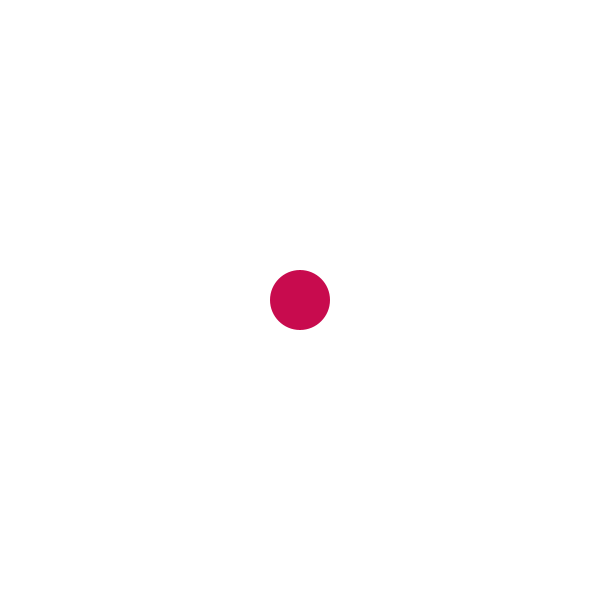
Frame 1 (no input)
Frame 60 (the mouse pressed at the canvas centre just before this capture): identical to frame 1, image omitted
Frame 120 (the mouse held since frame 60 and released just before this capture): identical to frame 1, image omitted

The Processing sketch that drew this single still picture (run headless with seeded random() and noise(); from frame 60 on, the mouse is pressed at the canvas centre):

// Processing sketch: day_08_01_distance
// ── day_08_01_distance.pde
//----------------------------------------------------
// DT Bootcamp 2014, Parsons the New School for Design. 
// Day 8, distance
// Let's start with a simple sketch to measure the
// distance to the mouse
//----------------------------------------------------

//Declaring the properties of our object:
float size;
float posX;
float posY;

void setup(){
  size(600, 600);
  colorMode(HSB);
  
  //Assigning values to the properties
  size = 60;
  posX = width/2;
  posY = height/2;  
}

void draw(){
  background(255);
  
  float distance = dist(mouseX, mouseY, posX, posY);
  println(distance);  
  
  noStroke();
  fill(240, 240, 200);
  ellipse(posX, posY, size, size);
}
